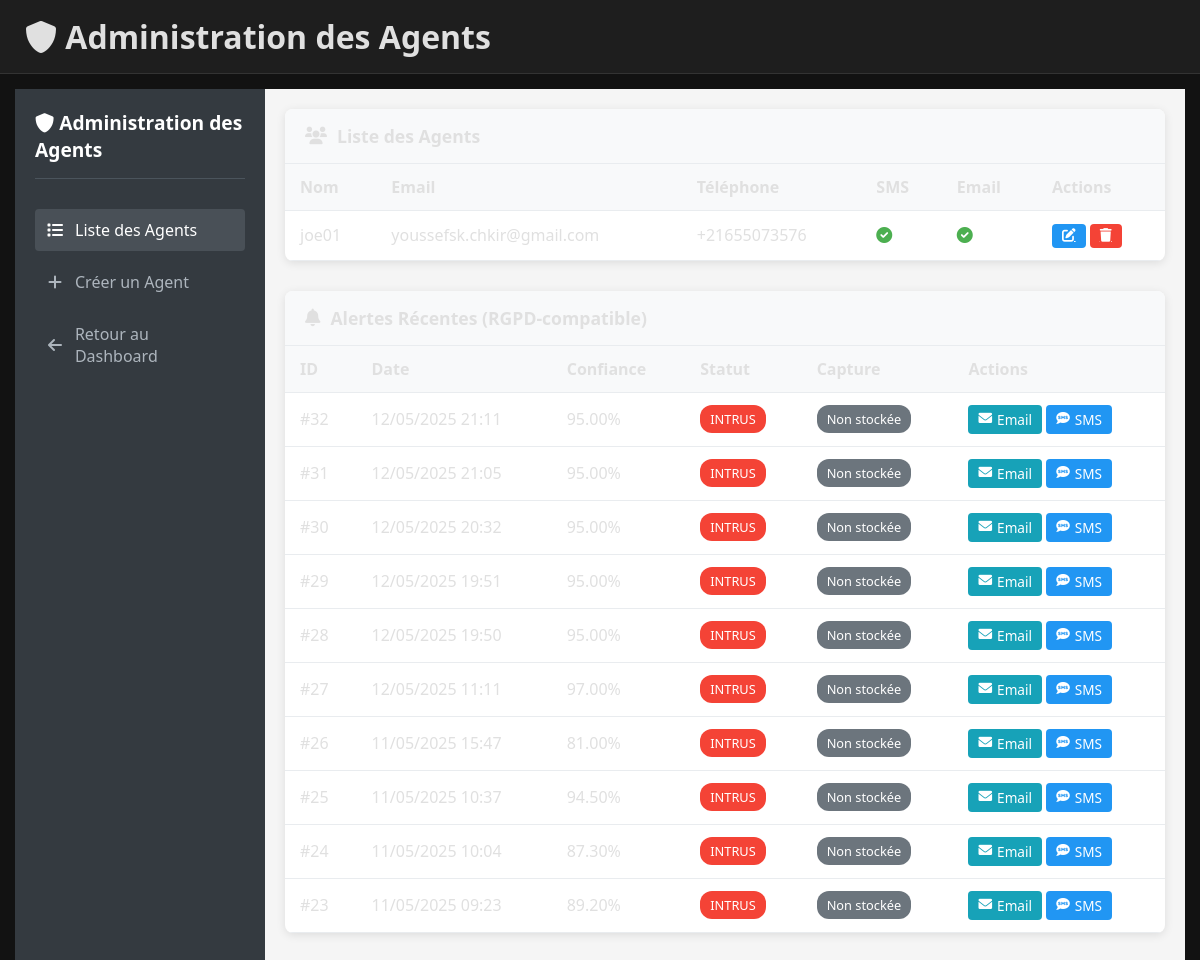
The page /dashboard/ (signed in) on the database its author committed.
### securite/models.py (models this page shows, shortened)
class Agent(models.Model):
    user = models.OneToOneField(
        User,
        on_delete=models.CASCADE,
        null=True,
        blank=True,
        verbose_name="Utilisateur associé"
    )
    nom = models.CharField(
        max_length=100,
        verbose_name="Nom complet"
    )
    email = models.EmailField(
        verbose_name="Adresse email"
    )
    telephone = models.CharField(
        max_length=20,
        verbose_name="Numéro de téléphone"
    )
    recoit_sms = models.BooleanField(
        default=False,
        verbose_name="Reçoit les SMS d'alerte"
    )
    recoit_email = models.BooleanField(
        default=True,
        verbose_name="Reçoit les emails d'alerte"
    )
    class Meta:
        verbose_name = "Agent de sécurité"
        verbose_name_plural = "Agents de sécurité"
        ordering = ['nom']

class AlerteAcces(models.Model):
    STATUT_CHOICES = [
        ('intrus', 'Intrus détecté'),
        ('acces_non_autorise', 'Accès non autorisé'),
        ('acces_autorise', 'Accès autorisé'),
        ('pending', 'En attente de traitement'),
        ('expire', 'Données expirées'),
    ]
    details = models.TextField(blank=True)
    nom = models.CharField(
        max_length=100,
        default="Inconnu",
        verbose_name="Identifiant alerte"
    )
    date = models.DateTimeField(
        auto_now_add=True,
        verbose_name="Horodatage création"
    )
    statut = models.CharField(
        max_length=20,
        choices=STATUT_CHOICES,
        default='pending',
        verbose_name="Niveau de menace"
    )
    confiance = models.FloatField(
        default=0.0,
        verbose_name="Niveau de confiance (%)",
        help_text="Probabilité estimée de la menace (0-100%)"
    )
    vecteur_visage = models.BinaryField(
        null=True,
        blank=True,
        verbose_name="Empreinte biométrique sécurisée"
    )
    metadata = models.JSONField(
        default=dict,
        verbose_name="Métadonnées techniques",
        help_text="Données contextuelles non-identifiantes"
    )
    date_creation = models.DateTimeField(auto_now_add=True)
    date_expiration = models.DateTimeField(
        default=default_expiration_date,
        verbose_name="Date d'expiration RGPD"
    )
    est_anonyme = models.BooleanField(
        default=True,
        verbose_name="Anonymisation validée"
    )
    hash_securise = models.CharField(
        max_length=64,
        blank=True,
        null=True,
        verbose_name="Hash anonyme",
        help_text="SHA256 des données vectorielles"
    )
    action_prise = models.CharField(
        max_length=50,
        blank=True,
        null=True,
        verbose_name="Action de sécurité"
    )
    date_action = models.DateTimeField(
        blank=True,
        null=True,
        verbose_name="Dernière action"
    )
    class Meta:
        verbose_name = "Alerte sécurisée"
        verbose_name_plural = "Alertes sécurisées"
        ordering = ['-date_creation']
        indexes = [
            models.Index(fields=['date']),
            models.Index(fields=['statut']),
        ]

### securite/views.py (the view)
# urls.py: path('dashboard/', securite_views.dashboard, name='dashboard'),
@user_passes_test(admin_required)
def dashboard(request):
    agents = Agent.objects.all().order_by('nom')
    alertes = AlerteAcces.objects.order_by('-date')[:10]
    personnes_autorisees = PersonneAutorisee.objects.all()
    aujourd_hui = datetime.now().date()
    debut_semaine = aujourd_hui - timedelta(days=7)
    donnees_rgpd = [
        {
            'nom': 'Données biométriques',
            'type': 'RGPD Art.9',
            'anonymise': AlerteAcces.objects.filter(est_anonyme=False).count() == 0,
            'total': AlerteAcces.objects.count(),
            'non_anonymes': AlerteAcces.objects.filter(est_anonyme=False).count()
        },
        {
            'nom': 'Journaux accès',
            'type': 'RGPD Art.30',
            'anonymise': True,
            'total': AlerteAcces.objects.count(),
            'non_anonymes': 0
        },
        {
            'nom': 'Coordonnées agents',
            'type': 'RGPD Art.6',
            'anonymise': False,
            'total': Agent.objects.count(),
            'non_anonymes': Agent.objects.count()
        }
    ]
    alertes_recentes = {
        '24h': AlerteAcces.objects.filter(date__gte=aujourd_hui).count(),
        '7j': AlerteAcces.objects.filter(date__gte=debut_semaine).count(),
        'intrus': AlerteAcces.objects.filter(statut='intrus').count(),
        'en_attente': AlerteAcces.objects.filter(statut='pending').count()
    }
    context = {
        'agents': agents,
        'alertes': alertes,
        'personnes_autorisees': personnes_autorisees,
        'donnees_rgpd': donnees_rgpd,
        'pourcentage_conformite': int((sum(1 for d in donnees_rgpd if d['anonymise']) / len(donnees_rgpd)) * 100),
        'stats': {
            'total_alertes': AlerteAcces.objects.count(),
            'alertes_recentes': alertes_recentes,
            'agents_actifs': Agent.objects.filter(recoit_email=True).count(),
            'personnes_autorisees': personnes_autorisees.count(),
            'prochaines_expirations': PersonneAutorisee.objects.filter(
                date_expiration__lte=aujourd_hui + timedelta(days=7)
            ).count()
        },
        'last_update': datetime.now(),
        'periode_couverture': f"{debut_semaine.strftime('%d/%m/%Y')} - {aujourd_hui.strftime('%d/%m/%Y')}"
    }
    return render(request, 'securite/dashboard.html', context)

### securite/views.py (called while the page is built)
def admin_required(user):
    return user.is_superuser

### securite/templates/securite/dashboard.html (shortened to what this page needs)
{% extends "securite/base_admin.html" %}
{% load static %}
{% block content %}
<div class="dashboard-fullscreen">
    <div class="admin-nav">
        <h2><i class="fas fa-shield-alt"></i> Administration des Agents</h2>
        <div class="nav-links">
            <a href="{% url 'liste_agents' %}" class="nav-link active">
                <i class="fas fa-list"></i> Liste des Agents
            </a>
            <a href="{% url 'creer_agent' %}" class="nav-link">
                <i class="fas fa-plus"></i> Créer un Agent
            </a>
            <a href="{% url 'dashboard' %}" class="nav-link">
                <i class="fas fa-arrow-left"></i> Retour au Dashboard
            </a>
        </div>
    </div>
    <div class="main-content-wrapper">
        <div class="agents-section">
            <div class="section-header">
                <h3><i class="fas fa-users"></i> Liste des Agents</h3>
            </div>
            <div class="table-responsive">
                <table class="agents-table">
                    <thead>
                        <tr>
                            <th>Nom</th>
                            <th>Email</th>
                            <th>Téléphone</th>
                            <th>SMS</th>
                            <th>Email</th>
                            <th>Actions</th>
                        </tr>
                    </thead>
                    <tbody>
                        {% for agent in agents %}
                        <tr>
                            <td>{{ agent.nom }}</td>
                            <td>{{ agent.email }}</td>
                            <td>{{ agent.telephone }}</td>
                            <td class="text-center">
                                {% if agent.recoit_sms %}
                                    <i class="fas fa-check-circle text-success"></i>
                                {% else %}
                                    <i class="fas fa-times-circle text-danger"></i>
                                {% endif %}
                            </td>
                            <td class="text-center">
                                {% if agent.recoit_email %}
                                    <i class="fas fa-check-circle text-success"></i>
                                {% else %}
                                    <i class="fas fa-times-circle text-danger"></i>
                                {% endif %}
                            </td>
                            <td class="actions">
                                <a href="{% url 'modifier_agent' agent.id %}" class="btn btn-sm btn-primary">
                                    <i class="fas fa-edit"></i>
                                </a>
                                <a href="{% url 'supprimer_agent' agent.id %}" class="btn btn-sm btn-danger">
                                    <i class="fas fa-trash"></i>
                                </a>
                            </td>
                        </tr>
                        {% endfor %}
                    </tbody>
                </table>
            </div>
        </div>
        <div class="alertes-section">
            <div class="section-header">
                <h3><i class="fas fa-bell"></i> Alertes Récentes (RGPD-compatible)</h3>
            </div>
            <div class="table-responsive">
                <table class="alertes-table">
                    <thead>
                        <tr>
                            <th>ID</th>
                            <th>Date</th>
                            <th>Confiance</th>
                            <th>Statut</th>
                            <th>Capture</th>
                            <th>Actions</th>
                        </tr>
                    </thead>
                    <tbody>
                        {% for alerte in alertes %}
                        <tr>
                            <td>#{{ alerte.id }}</td>
                            <td>{{ alerte.date|date:"d/m/Y H:i" }}</td>
                            <td>{{ alerte.confiance|floatformat:2 }}%</td>
                            <td>
                                {% if alerte.statut == 'intrus' %}
                                    <span class="badge badge-danger">INTRUS</span>
                                {% else %}
                                    <span class="badge badge-warning">ACCÈS NON AUTORISÉ</span>
                                {% endif %}
                            </td>
                            <td>
                                {% if alerte.image %}
                                    <span class="badge badge-success">Vectorisée</span>
                                {% else %}
                                    <span class="badge badge-secondary">Non stockée</span>
                                {% endif %}
                            </td>
                            <td class="actions">
                                <form method="post" action="{% url 'gerer_alerte' alerte.id %}" style="display: inline;">
                                    <button type="submit" class="btn btn-sm btn-info">
                                        <i class="fas fa-envelope"></i> Email
                                    </button>
                                    </form>
                                    <form method="post" action="{% url 'gerer_alerte' alerte.id %}" style="display: inline;">
                                    <button type="submit" class="btn btn-sm btn-primary">
                                        <i class="fas fa-sms"></i> SMS
                                    </button>
                                </form>
                            </td>
                        </tr>
                        {% empty %}
                        <tr>
                            <td colspan="6" class="text-center">Aucune alerte récente</td>
                        </tr>
                        {% endfor %}
                    </tbody>
                </table>
            </div>
        </div>
    </div>
</div>
{% endblock %}

### securite/templates/securite/base_admin.html (shortened to what this page needs)
{% load static %}
<!DOCTYPE html>
<html lang="fr">
<head>
    <link rel="stylesheet" href="https://cdnjs.cloudflare.com/ajax/libs/font-awesome/6.0.0-beta3/css/all.min.css">
</head>
<body>
    <div class="dashboard">
        <header class="header">
            <h1><i class="fas fa-shield-alt"></i> Administration des Agents</h1>
        </header>
        <div class="main-content">
            {% block content %}{% endblock %}
        </div>
    </div>
</body>
</html>

### securite/templates/securite/base_admin.html (style rules this page uses)
* { margin: 0; padding: 0; box-sizing: border-box; font-family: 'Segoe UI', Tahoma, Geneva, Verdana, sans-serif; }
body { background-color: #121212; color: #e0e0e0; height: 100vh; overflow: hidden; }
.dashboard { display: flex; flex-direction: column; height: 100vh; }
.header { display: flex; justify-content: space-between; align-items: center; padding: 15px 25px; background-color: #1e1e1e; border-bottom: 1px solid #333; }
.main-content { flex: 1; padding: 15px; overflow-y: auto; }
.btn { padding: 8px 15px; border: none; border-radius: 4px; background-color: #333; color: #e0e0e0; cursor: pointer; font-size: 0.85rem; display: inline-flex; align-items: center; gap: 5px; transition: all 0.2s; }

### securite/templates/securite/dashboard.html (style rules this page uses)
.dashboard-fullscreen { display: flex; height: 100vh; background-color: #f5f5f5; }
.admin-nav { width: 250px; background-color: #343a40; color: white; padding: 20px; display: flex; flex-direction: column; }
.admin-nav h2 { font-size: 1.2rem; margin-bottom: 30px; padding-bottom: 15px; border-bottom: 1px solid #4b545c; }
.nav-links { display: flex; flex-direction: column; gap: 10px; }
.nav-link { color: #adb5bd; text-decoration: none; padding: 10px; border-radius: 4px; transition: all 0.3s; display: flex; align-items: center; gap: 10px; }
.nav-link:hover, .nav-link.active { background-color: #495057; color: white; }
.nav-link i { width: 20px; text-align: center; }
.main-content-wrapper { flex: 1; padding: 20px; overflow-y: auto; display: flex; flex-direction: column; gap: 30px; }
.agents-section, .alertes-section { background: white; border-radius: 8px; box-shadow: 0 2px 10px rgba(0,0,0,0.1); overflow: hidden; }
.section-header { padding: 15px 20px; background-color: #f8f9fa; border-bottom: 1px solid #e9ecef; }
.section-header h3 { margin: 0; font-size: 1.1rem; display: flex; align-items: center; gap: 10px; }
.table-responsive { overflow-x: auto; }
.agents-table, .alertes-table { width: 100%; border-collapse: collapse; }
.agents-table th, .agents-table td, .alertes-table th, .alertes-table td { padding: 12px 15px; text-align: left; border-bottom: 1px solid #e9ecef; }
.agents-table th, .alertes-table th { background-color: #f8f9fa; font-weight: 600; }
.badge { display: inline-block; padding: 5px 10px; border-radius: 12px; font-size: 0.8rem; font-weight: 500; }
.badge-danger { background-color: #f44336; color: white; }
.badge-secondary { background-color: #6c757d; color: white; }
.btn { padding: 6px 12px; border: none; border-radius: 4px; cursor: pointer; font-size: 0.85rem; display: inline-flex; align-items: center; gap: 5px; }
.btn-sm { padding: 5px 10px; }
.btn-primary { background-color: #2196F3; color: white; }
.btn-danger { background-color: #f44336; color: white; }
.btn-info { background-color: #17a2b8; color: white; }
.actions { white-space: nowrap; }
.text-success { color: #4CAF50; }
.text-center { text-align: center; }

### rows shown on the page
Agent: nom "joe01", email "youssefsk.chkir@gmail.com", telephone "+21655073576", recoit_sms True (drawn), recoit_email True (drawn)
AlerteAcces: id "32", date "12/05/2025 21:11", confiance "95.00", statut "INTRUS"
AlerteAcces: id "31", date "12/05/2025 21:05", confiance "95.00", statut "INTRUS"
AlerteAcces: id "30", date "12/05/2025 20:32", confiance "95.00", statut "INTRUS"
AlerteAcces: id "29", date "12/05/2025 19:51", confiance "95.00", statut "INTRUS"
AlerteAcces: id "28", date "12/05/2025 19:50", confiance "95.00", statut "INTRUS"
AlerteAcces: id "27", date "12/05/2025 11:11", confiance "97.00", statut "INTRUS"
AlerteAcces: id "26", date "11/05/2025 15:47", confiance "81.00", statut "INTRUS"
AlerteAcces: id "25", date "11/05/2025 10:37", confiance "94.50", statut "INTRUS"
AlerteAcces: id "24", date "11/05/2025 10:04", confiance "87.30", statut "INTRUS"
AlerteAcces: id "23", date "11/05/2025 09:23", confiance "89.20", statut "INTRUS"
